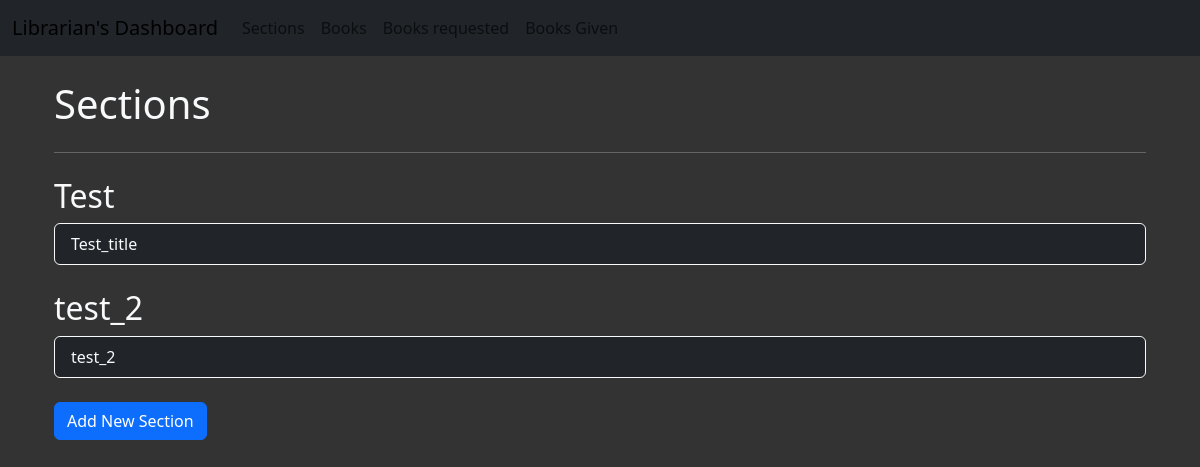
Page /sections on the committed database.
### model.py (models this page shows, shortened)
class Section(db.Model):
    __tablename__ = 'section'
    __table_args__ = {'extend_existing': True}
    id = db.Column(db.Integer, primary_key=True)
    name = db.Column(db.String(100), nullable=False)
    description = db.Column(db.Text, nullable=True)
    date_created = db.Column(db.DateTime, nullable=False, default=datetime.utcnow)
    books = db.relationship('Book', backref='section', lazy=True)

class Book(db.Model):
    __tablename__ = 'book'
    __table_args__ = {'extend_existing': True}
    id = db.Column(db.Integer, primary_key=True)
    title = db.Column(db.String(100), nullable=False)
    author = db.Column(db.String(100), nullable=False)
    content = db.Column(db.Text, nullable=False)
    section_id = db.Column(db.Integer, db.ForeignKey('section.id'), nullable=False)
    date_issued = db.Column(db.DateTime, nullable=True, default=datetime.utcnow)
    return_date = db.Column(db.DateTime, nullable=True)
    feedback = db.relationship('Feedback', backref='book', lazy=True)
    requests = db.relationship('BookRequest', backref='book', lazy=True)

### routes.py (the view)
@app.route('/sections')
def sections():
    sections = Section.query.all()
    return render_template('sections.html', sections=sections)

### templates/sections.html
{% extends 'base_librarian.html' %}
{% block content %}
<div class="container text-light">
    <h1 class="mb-4">Sections</h1>
    <hr class="bg-light">
    {% for section in sections %}
    <div class="mt-4">
        <h2 class="text-light">{{ section.name }}</h2>
        <ul class="list-group">
            {% for book in section.books %}
            <li class="list-group-item bg-dark border-light text-light">{{ book.title }}</li>
            {% endfor %}
        </ul>
    </div>
    {% endfor %}
    <div class="mt-4">
        <a href="{{ url_for('add_section') }}" class="btn btn-primary">Add New Section</a>
    </div>
</div>
{% endblock %}

### templates/base_librarian.html (style rules this page uses)
body { background-color: #333; color: white; }

### rows in the picture
Section: name "Test"
Book: title "Test_title"
Section: name "test_2"
Book: title "test_2"
